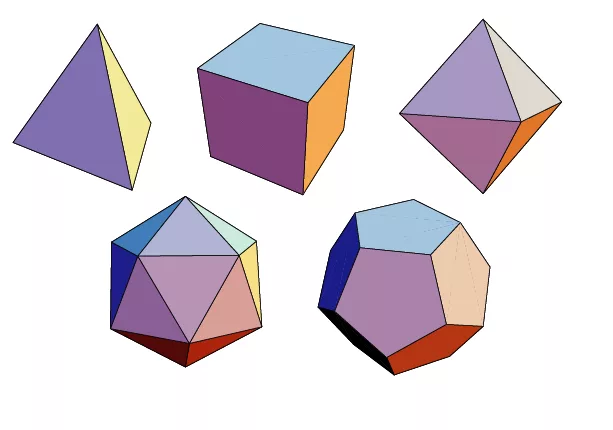
#> input picture Lab5/img_3.png, 613 x 430 px
$ python Tomasi.py
#> lines starting #> are read from the running program, lines starting #| are printed output that depends on the picture
import numpy as np
import cv2
from matplotlib import pyplot as plt

img = cv2.imread('img_3.png')
#> img is the input picture: shape (430, 613, 3); mean B, G, R 220.9, 213.3, 222.1
gray = cv2.cvtColor(img, cv2.COLOR_BGR2GRAY)
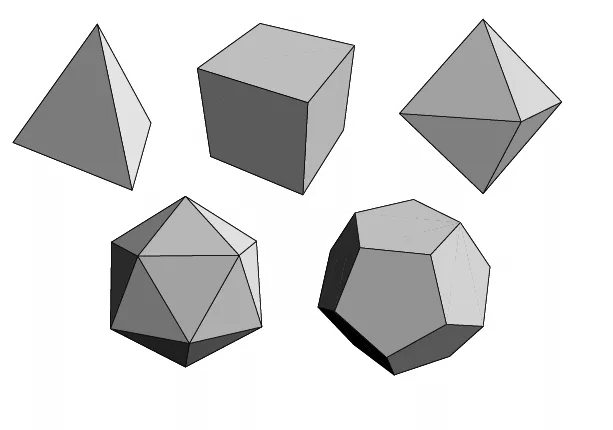
#> gray: shape (430, 613); min 0, max 255, mean 216.7
img_blank = np.zeros(img.shape)
corners = cv2.goodFeaturesToTrack(gray, 3000, 0.01, 10)
#> corners = 148 rows, first 8: [97, 24], [131, 189], [13, 142], [400, 113], [483, 19], [239, 254], [560, 101], [483, 193]
corners = np.int0(corners)

for i in corners:
    x, y = i.ravel()
    cv2.circle(img_blank, (x, y), 5, (0, 210, 0), -1)
#> this loop made 148 passes
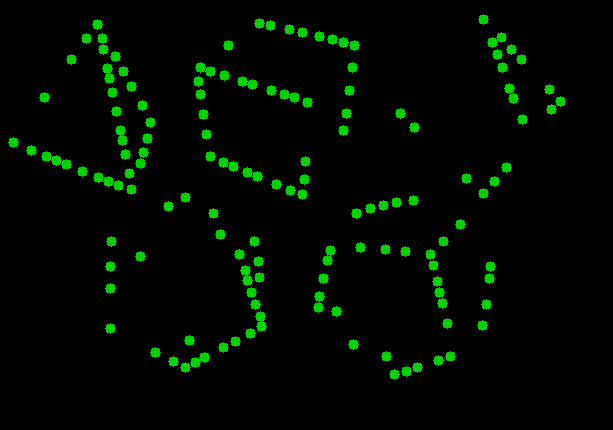
#> img_blank: shape (430, 613, 3) float64; mean of channels 0, 1, 2 0, 9.6, 0; drawn as B, G, R

img = cv2.resize(img, dsize=(1200, 700), interpolation=cv2.INTER_CUBIC)
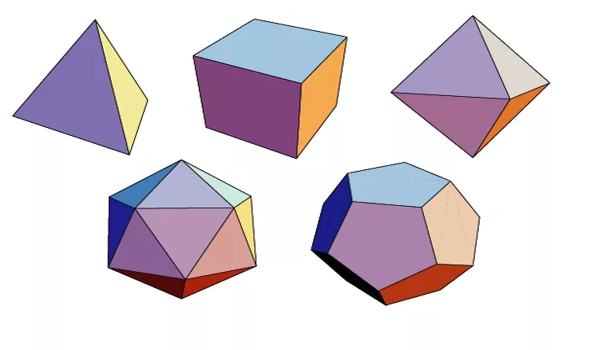
#> img: shape (700, 1200, 3) (shown at 1/2 size); mean B, G, R 220.8, 213.2, 222.1
cv2.imshow("BASE", img)
img_blank = cv2.resize(img_blank, dsize=(1200, 700),
                       interpolation=cv2.INTER_CUBIC)
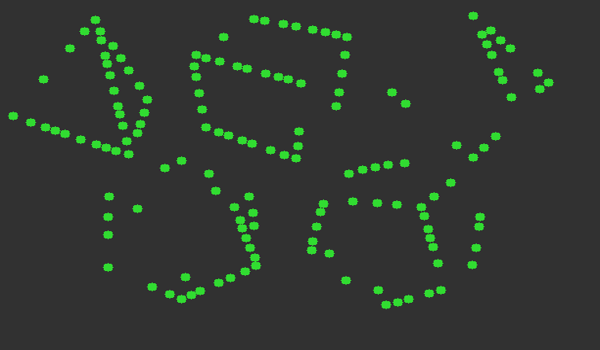
#> img_blank: shape (700, 1200, 3) float64 (shown at 1/2 size); mean of channels 0, 1, 2 0, 9.6, 0; drawn with min black and max white
cv2.imshow('Image with Borders2', img_blank)
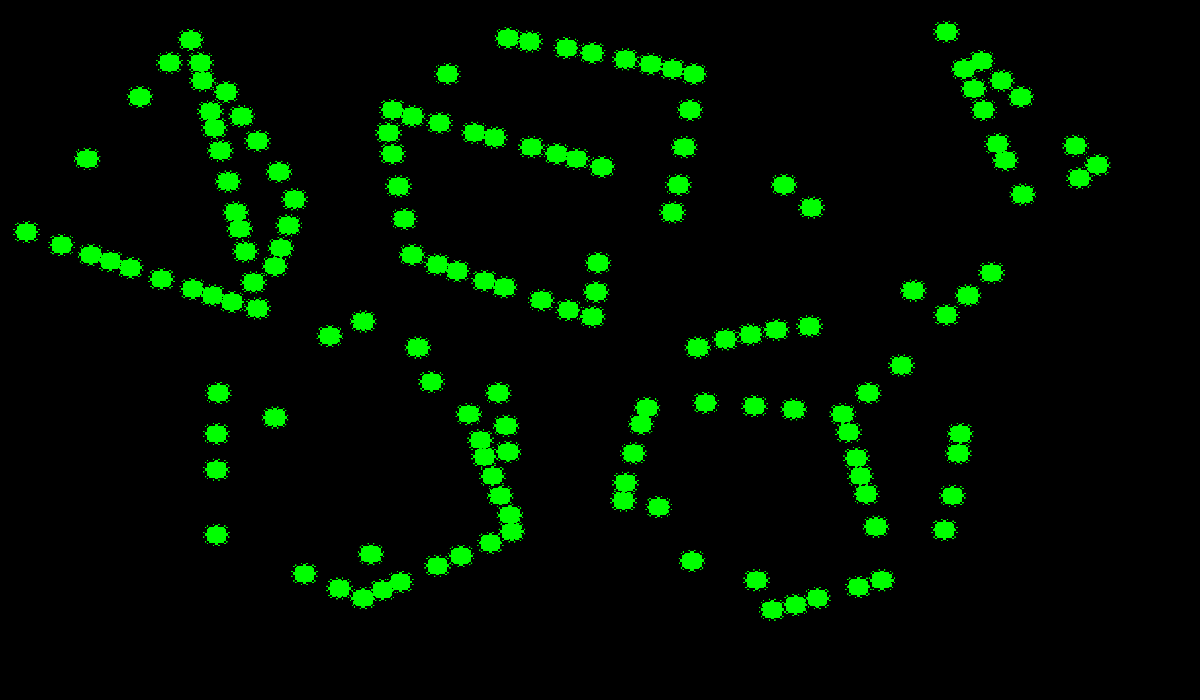
#> window 'Image with Borders2': shape (700, 1200, 3); mean B, G, R 0, 15.6, 0
if cv2.waitKey(0) & 0xff == 27:
#> (key Esc is pressed here)
    cv2.destroyAllWindows()
# plt.imshow(img)
# plt.show()
